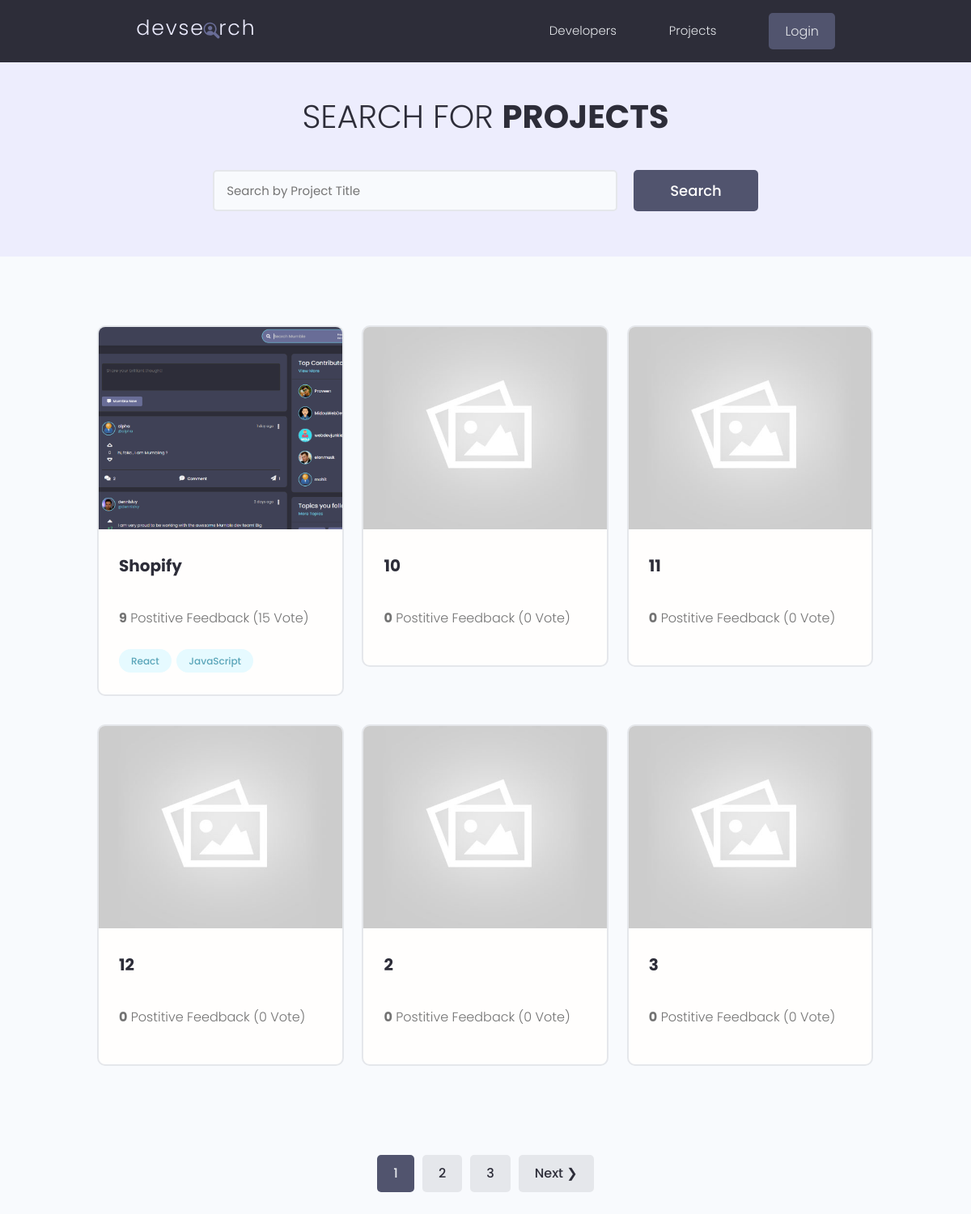
/projects/, run on the app's committed database.
### projects/models.py (models this page shows, shortened)
class Project(models.Model):
    owner = models.ForeignKey(Profile, null=True, blank=True, on_delete=models.SET_NULL)
    title = models.CharField(max_length=200)
    description = models.TextField(null=True, blank=True)
    featured_image = models.ImageField(null=True, blank=True, default="default.jpg")
    demo_link = models.CharField(max_length=2000,null=True, blank=True)
    source_link = models.CharField(max_length=2000,null=True, blank=True)
    tags = models.ManyToManyField("Tag", blank=True)
    vote_total = models.IntegerField(default=0, null=True, blank=True)
    vote_ratio = models.IntegerField(default=0, null=True, blank=True)
    created = models.DateTimeField(auto_now_add=True)
    id = models.UUIDField(default=uuid.uuid4, unique=True, primary_key=True, editable=False)
    class Meta:
        ordering = ["-vote_ratio", '-vote_total', 'title']

class Tag(models.Model):
    name =  models.CharField(max_length=200)
    created = models.DateTimeField(auto_now_add=True)
    id = models.UUIDField(default=uuid.uuid4, unique=True, primary_key=True, editable=False)
    def __str__(self):
        return self.name

### projects/views.py (the view)
# urls.py: path('projects/', views.getProjects),
def projects(request):
    projects,  search_query= searcgProjects(request)
    custom_range, projects = paginateProjects(request, projects, 6)
    context = {'projects': projects, 'search_query': search_query,'custom_range': custom_range}
    return render(request, 'projects/projects.html', context)

### projects/utils.py (called while the page is built)
def paginateProjects(request, projects, results):
    page = request.GET.get('page')
    paginator = Paginator(projects, results)
    try:
        projects = paginator.page(page)
    except PageNotAnInteger:
        page = 1
        projects = paginator.page(page)
    except EmptyPage:
        page = paginator.num_pages
        projects = paginator.page(page)
    leftIndex = (int(page) - 1)
    if leftIndex < 1:
        leftIndex = 1
    rightIndex = (int(page) + 3)
    if rightIndex > paginator.num_pages:
        rightIndex = paginator.num_pages + 1
    custom_range =  range(leftIndex, rightIndex)
    return custom_range, projects

def searcgProjects(request):
    search_query = ''
    if request.GET.get('search_query'):
        search_query = request.GET.get('search_query')
    tags = Tag.objects.filter(name__icontains=search_query)
    projects = Project.objects.distinct().filter(
        Q(title__icontains=search_query) |
        Q(description__icontains=search_query) |
        Q(owner__name__icontains=search_query)  |
        Q(tags__in=tags)
    )
    return projects, search_query

### projects/templates/projects/projects.html (shortened to what this page needs)
    {% extends "main.html" %}
    {% block content %}
  <main class="projects">
    <section class="hero-section text-center">
      <div class="container container--narrow">
        <div class="hero-section__box">
          <h2>Search for <span>Projects</span></h2>
        </div>
        <div class="hero-section__search">
          <form id="searchForm" class="form" action="{% url 'projects' %}" method="get">
            <div class="form__field">
              <input class="input input--text" id="formInput#search" type="text" name="search_query"
                placeholder="Search by Project Title" value="{{search_query}}"/>
            </div>
            <input class="btn btn--sub btn--lg" type="submit" value="Search" />
          </form>
        </div>
      </div>
    </section>
    <section class="projectsList">
      <div class="container">
        <div class="grid grid--three">
          {% for project in projects %}
          <div class="column">
            <div class="card project">
              <a href="{% url 'project' project.id %}" class="project">
                <img class="project__thumbnail" src="{{project.featured_image.url}}" alt="project thumbnail" />
                <div class="card__body">
                  <h3 class="project__title">{{project.title}}</h3>
                  <p><a class="project__author" href="profile.html">{{projects.owner.name}}</a></p>
                  <p class="project--rating">
                    <span style="font-weight: bold;">{{project.vote_ratio}}</span> Postitive
                    Feedback ({{project.vote_total}} Vote{{project.votes_total|pluralize:"s"}})
                  </p>
                  <div class="project__tags">
                    {% for tag in project.tags.all %}
                    <span class="tag tag--pill tag--main">
                      <small>{{tag}}</small>
                    </span>
                    {% endfor %}
                  </div>
                </div>
              </a>
            </div>
          </div>
          {% endfor %}
        </div>
    </div>
</section>
{% include 'pagination.html' with queryset=projects custom_range=custom_range %}
  </main>
    {% endblock %}

### templates/main.html (shortened to what this page needs)
<!DOCTYPE html>
{% load static %}
<html lang="en">
    <head>
        <link rel="stylesheet" href="{% static 'uikit/styles/uikit.css'%}" />
        <link rel="stylesheet" href="{% static 'styles/app.css' %}" />
      </head>
<body>
    {% include 'navbar.html' %}
    {% block content %}
    {% endblock content %}
</body>
</html>

### templates/navbar.html (shortened to what this page needs)
{% load static %}
<header class="header">
    <div class="container container--narrow">
      <a href="{% url 'profiles' %}" class="header__logo">
        <img src="{% static 'image/logo.svg' %}" alt="DevSearch Logo" />
      </a>
      <nav class="header__nav">
        <ul class="header__menu">
          <li class="header__menuItem"><a href="{% url 'profiles' %}">Developers</a></li>
          <li class="header__menuItem"><a href="{% url 'projects' %}">Projects</a></li>
          {% if request.user.is_authenticated %}
          <li class="header__menuItem"><a href="{% url 'inbox' %}">Inbox</a></li>
          <li class="header__menuItem"><a href="{% url 'account' %}">Account</a></li>
          <li class="header__menuItem"><a href="{% url 'logout' %}" class="btn btn--sub">Logout</a></li>
          {% else %}
          <li class="header__menuItem"><a href="{% url 'login' %}" class="btn btn--sub">Login</a></li>
          {% endif %}
        </ul>
      </nav>
    </div>
  </header>

### templates/pagination.html (shortened to what this page needs)
{% if queryset.has_other_pages %}
<div class="pagination">
  <ul class="container">
    {% for page in custom_range %}
    {% if page == queryset.number %}
    <li><a href="?page={{page}}" class="btn btn--sub" data-page='{{page}}'>{{page}}</a></li>
    {% else %}
    <li><a href="?page={{page}}" class="btn btn" data-page='{{page}}'>{{page}}</a></li>
    {% endif %}
    {% endfor %}
    {% if queryset.has_next %}
    <li><a href="?page={{queryset.next_page_number}}" class="btn" {{queryset.next_page_number}}>Next &#10095;</a></li>
    {% endif %}
  </ul>
</div>
{% endif %}

### static/styles/app.css (style rules this page uses)
:root { --color-sub: #2d2d39; }
.btn--sub { background-color: var(--color-sub-light); }
.card { border: 2px solid var(--color-light); }
img { width: 100%; }
.header { position: sticky; z-index: 111; background-color: var(--color-sub); padding: 1.5rem 0; }
.header > .container { display: flex; justify-content: space-between; align-items: center; }
.header__logo > img { height: 3.8rem; }
.header__nav > ul { display: inline-flex; align-items: center; list-style: none; gap: 6.5rem; }
.header__menuItem > a { color: var(--color-light); font-weight: 300; }
.hero-section { height: 40vh; display: flex; align-items: center; background-color: var(--color-sub); }
.hero-section__box { margin-bottom: 4rem; }
.hero-section__box > h2, .hero-section__box > h2 > span { font-size: 4rem; color: var(--color-light); line-height: 1.3; text-transform: uppercase; }
.hero-section__box > h2 { font-weight: 300; }
.hero-section__box > h2 > span { font-weight: 700; }
.hero-section__search > .form { display: flex; align-items: center; justify-content: center; gap: 2rem; }
.hero-section__search > .form input.input--text { width: 50rem; }
.pagination { margin-top: 8rem; margin-bottom: 10rem; }
.pagination > ul { flex-wrap: wrap; list-style: none; display: flex; align-items: center; justify-content: center; gap: 1rem; }
.pagination .btn { color: var(--color-sub); }
.pagination .btn.btn--sub { color: var(--color-light); }
.project--rating { margin-bottom: 1.6em; margin-top: .5em; }
.projects > .hero-section { background: var(--color-sub-lighter); height: 30vh; }
.projects .hero-section__box { margin-bottom: 2.5rem; }
.projects .hero-section__box > h2 { color: var(--color-sub); }
.projects .hero-section__box > h2 > span { font-weight: 700; color: var(--color-sub); }
.projectsList { margin-top: 8rem; }
.project__thumbnail { height: 25rem; object-fit: cover; object-position: top center; }
.project__title { font-size: 2rem; font-weight: 700; color: var(--color-sub); }

### static/uikit/styles/modules/_variables.css (style rules this page uses)
:root { --color-main: #5aa5b9; --color-main-light: #e6faff; --color-sub: #3f4156; --color-sub-light: #51546e; --color-sub-lighter: #ededfd; --color-text: #737373; --color-gray: #8b8b8b; --color-light: #e5e7eb; --color-light-gray: #767676; --color-bg: #f8fafd; --color-white: #fffefd; --color-white-light: #f3f3f3; --color-success: #359e64; --color-success-bg: #def8e8; --color-error: #fc4b0b; --color-error-bg: #fff2ee; --font-base: 'Poppins', arial, helvetica, 'Segoe UI', roboto, ubuntu, sans-serif; --font-monospace: 'Fira Code', 'Courier New', courier, monospace; --font-regular: 300; --font-medium: 500; --font-bold: 700; --generic-shadow: 1px 1px 5px #00000010; --generic-transition: all 0.3s ease-in-out; }

### static/uikit/styles/modules/_base.css (style rules this page uses)
* { margin: 0; padding: 0; box-sizing: border-box; text-rendering: optimizeLegibility; color: inherit; font-size: inherit; }
html { font-size: 50%; }
@media only screen and (min-width: 480px) { html { font-size: 56.25%; } }
@media only screen and (min-width: 1200px) { html { font-size: 62.5%; } }
body { line-height: 1.6; font-weight: 400; font-size: 1.5rem; color: var(--color-text); background-color: var(--color-bg); min-height: 100vh; }

### static/uikit/styles/modules/_typography.css (style rules this page uses)
* { font-family: var(--font-base); }
h2 { font-size: 3.6rem; font-weight: var(--font-bold); }
h3 { font-size: 3.2rem; font-weight: var(--font-medium); }
p, span, strong { font-size: 1.6rem; color: var(--color-text); font-weight: var(--font-regular); }
a { padding-bottom: 2px; text-decoration: none; display: inline-block; color: var(--color-main); font-weight: var(--font-medium); }

### static/uikit/styles/modules/_utilities.css (style rules this page uses)
.container { width: 92%; max-width: 165rem; margin: 0 auto; box-sizing: border-box; }
.container--narrow { width: 92%; max-width: 120rem; }
@media screen and (min-width: 1000px) { .container { width: 90%; } }
@media screen and (min-width: 1000px) { .container--narrow { width: 85%; } }
@media screen and (min-width: 1200px) { .container { width: 80%; } }
@media screen and (min-width: 1200px) { .container--narrow { width: 72%; } }
.text-center { text-align: center; }

### static/uikit/styles/modules/_card.css (style rules this page uses)
.card { border-radius: 1rem; background-color: var(--color-white); border: 1.5px solid var(--color-light); width: auto; height: auto; margin-top: 0.5rem; margin-bottom: 0.5rem; overflow: hidden; }
.card__body, .card__header { padding: 2rem 2.5rem; }

### data on the page
Project: featured_image (picture), title "Shopify", vote_ratio "9", vote_total "15"
Tag: name "React"
Tag: name "JavaScript"
Project: featured_image (placeholder picture), title "10", vote_ratio "0", vote_total "0"
Project: featured_image (placeholder picture), title "11", vote_ratio "0", vote_total "0"
Project: featured_image (placeholder picture), title "12", vote_ratio "0", vote_total "0"
Project: featured_image (placeholder picture), title "2", vote_ratio "0", vote_total "0"
Project: featured_image (placeholder picture), title "3", vote_ratio "0", vote_total "0"

### other printed values
{{ page }} "1"
{{ page }} "2" "3"
